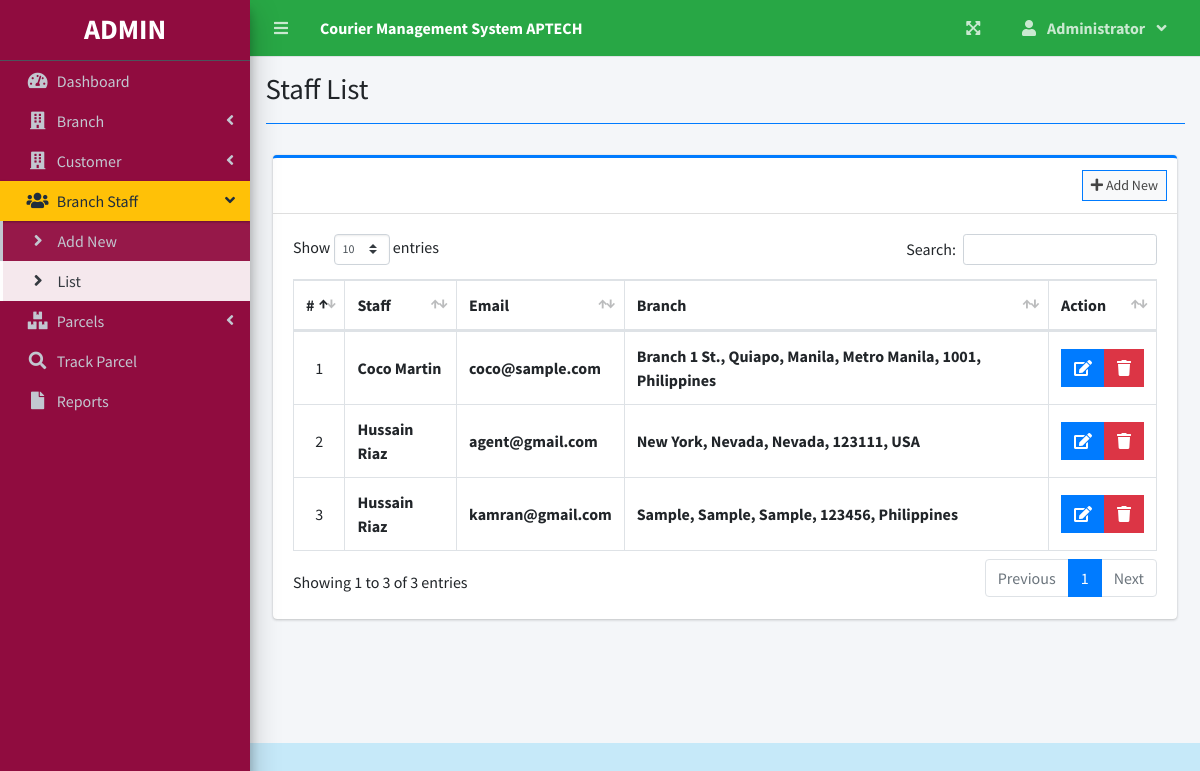
The page /Dashboard.php?page=staff_list (signed in) on the database its author committed.
### tables this page shows
CREATE TABLE `users` (
  `id` int(30) NOT NULL,
  `firstname` varchar(200) NOT NULL,
  `lastname` varchar(200) NOT NULL,
  `email` varchar(200) NOT NULL,
  `password` text NOT NULL,
  `type` tinyint(1) NOT NULL DEFAULT 3 COMMENT '1 = admin, 2 = staff',
  `branch_id` int(30) NOT NULL,
  `date_created` datetime NOT NULL DEFAULT current_timestamp()
);

### staff_list.php (the view, shortened to what this page needs)
<?php include'db_connect.php' ?>
<div class="col-lg-12">
	<div class="card card-outline card-primary">
		<div class="card-header">
			<div class="card-tools">
				<a class="btn btn-block btn-sm btn-default btn-flat border-primary " href="./Dashboard.php?page=new_staff"><i class="fa fa-plus"></i> Add New</a>
			</div>
		</div>
		<div class="card-body">
			<table class="table tabe-hover table-bordered" id="list">
				<!-- <colgroup>
					<col width="5%">
					<col width="15%">
					<col width="25%">
					<col width="25%">
					<col width="15%">
				</colgroup> -->
				<thead>
					<tr>
						<th class="text-center">#</th>
						<th>Staff</th>
						<th>Email</th>
						<th>Branch</th>
						<th>Action</th>
					</tr>
				</thead>
				<tbody>
					<?php
					$i = 1;
					$qry = $conn->query("SELECT u.*,concat(u.firstname,' ',u.lastname) as name,concat(b.street,', ',b.city,', ',b.state,', ',b.zip_code,', ',b.country) as baddress FROM users u inner join branches b on b.id = u.branch_id where u.type = 2 order by concat(u.firstname,' ',u.lastname) asc ");
					while($row= $qry->fetch_assoc()):
					?>
					<tr>
						<td class="text-center"><?php echo $i++ ?></td>
						<td><b><?php echo ucwords($row['name']) ?></b></td>
						<td><b><?php echo ($row['email']) ?></b></td>
						<td><b><?php echo ucwords($row['baddress']) ?></b></td>
						<td class="text-center">
		                    <div class="btn-group">
		                        <a href="Dashboard.php?page=edit_staff&id=<?php echo $row['id'] ?>" class="btn btn-primary btn-flat ">
		                          <i class="fas fa-edit"></i>
		                        </a>
		                        <button type="button" class="btn btn-danger btn-flat delete_staff" data-id="<?php echo $row['id'] ?>">
		                          <i class="fas fa-trash"></i>
		                        </button>
	                      </div>
						</td>
					</tr>
				<?php endwhile; ?>
				</tbody>
			</table>
		</div>
	</div>
</div>

### staff_list.php (style rules this page uses)
table td { vertical-align: middle !important; }

### rows shown on the page
users: name "Coco Martin", email "coco@sample.com", baddress "Branch 1 St., Quiapo, Manila, Metro Manila, 1001, Philippines"
users: name "Hussain Riaz", email "agent@gmail.com", baddress "New York, Nevada, Nevada, 123111, USA"
users: name "Hussain Riaz", email "kamran@gmail.com", baddress "Sample, Sample, Sample, 123456, Philippines"

### other values the page prints
$_SESSION['system']['name'] "Courier Management System APTECH"
$_SESSION['login_firstname'] "Administrator"
$title "Staff List"
